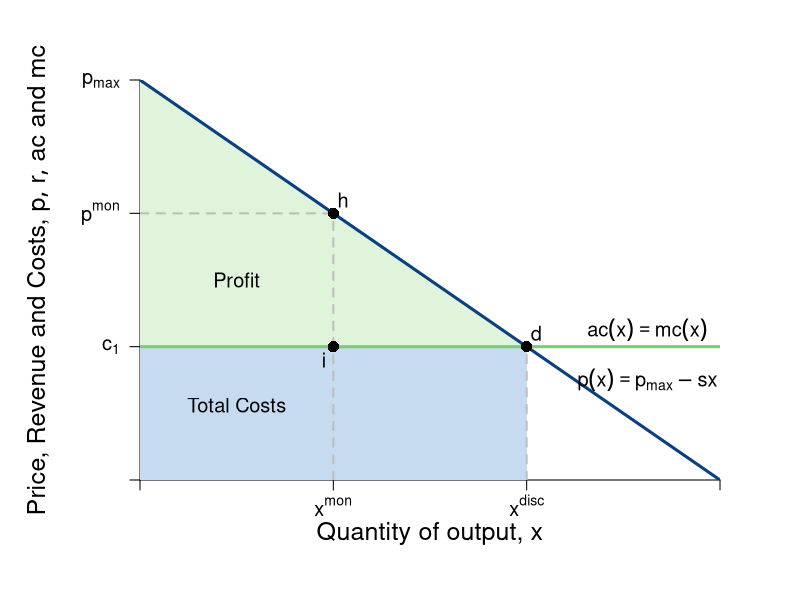

Source code (R):
#Graph Designer: Simon Halliday
#Authors: Bowles, Foley and Halliday
#Title: Coordination, Conflict and Competition: A Text in Microeconomics

require(shape)
pdf(file = "competitionmarkets/monopolist_discriminating.pdf", width = 9, height = 7)

#Set parameters for graphics
axislabelsize <- 1.5
labelsize <- 1.2
graphlinewidth <- 3
segmentlinewidth <- 2

COL <- c("#7fc97f", "#beaed4", "#fdc086", "#ffff99", "#386cb0", "#f0027f", "#bf5b17", "#666666")
COLA <- c("#e0f3db", "#99d8c9","#66c2a4","#41ae76", "#238b45", "#005824")
COLB <- c("#c6dbef", "#4eb3d3", "#2b8cbe", "#0868ac","#084081")

#Edited the margins to cater for the larger LHS labels
par(mar =  c(6, 7, 4, 4))

AvgRevenue <- function(x, rmax = 12, xmax = 12){
  rmax - (rmax/xmax)*x
}

MRevenue <- function(x, rmax = 12, xmax = 12){
  rmax - 2*(rmax/xmax)*x
}

AvgCost <- function(x, c0 = 2, c1 = 4){
  c0/x + c1
}

xlims <- c(0, 12)
ylims <- c(0, 12)

npts <- 501 
x <- seq(xlims[1], xlims[2], length.out = npts)
y <- seq(ylims[1], ylims[2], length.out = npts) 
a <- c(13, 16.75, 19.25)

plot(0, 0, xlim = xlims, ylim = ylims, type = "n",
     xlab = expression(paste("")),
     ylab = expression(paste("")), 
     xaxt = "n", 
     yaxt = "n", 
     cex.lab = axislabelsize, 
     bty = "n",
     xaxs="i", 
     yaxs="i")

# ticksy <- seq(from = ylims[1], to = ylims[2], by = 1)
# ylabels <- seq(from = ylims[1], to = ylims[2], by = 1)
# ticksx <- seq(from = xlims[1], to = xlims[2], by = 1)
# xlabels <- seq(from = xlims[1], to = xlims[2], by = 1)
ticksy <- c(0, 4, AvgRevenue(x = 4), ylims[2])
ylabels <- c(NA, expression(paste(c[1])), expression(paste(p^{mon})), expression(paste(p[max])))
ticksx <- c(0, 4, 8, xlims[2])
xlabels <- c(NA, expression(paste(x^{mon})), expression(paste(x^{disc})), NA)

axis(1, at = ticksx, pos = 0, labels = xlabels, cex.axis = labelsize)
axis(2, at = ticksy, pos = 0, labels = ylabels, las = 1, cex.axis = labelsize)

npts <- 500 
xx1 <- seq(xlims[1], xlims[2], length.out = npts)
xx3 <- seq(2, 6, length.out = npts)

#Draw the polygon for profit
xpoly1 <- c(0, 8, 0, 0)
ypoly1 <- c(4, 4, 12, 4)
polygon(x = xpoly1, y = ypoly1, col=COLA[1], density=NULL, border = NA)

#Draw the polygon for costs
xpoly2 <- c(0, 8, 8, 0, 0)
ypoly2 <- c(0, 0, 4, 4, 0)
polygon(x = xpoly2, y = ypoly2, col=COLB[1], density=NULL, border = NA)

#lines(xx1, bcA(xx1, w = 10, p = 1.5), col = COLB[3], lwd = graphlinewidth)
lines(xx1, AvgRevenue(xx1, rmax = 12, xmax = 12), col = COLB[5], lwd = graphlinewidth)
#lines(xx1, MRevenue(xx1, rmax = 12, xmax = 12), col = COLB[4], lwd = graphlinewidth)
#lines(xx1, AvgCost(xx1, c0 = 2, c1 = 4), col = COLA[5], lwd = graphlinewidth)

#Label the axes
mtext(expression(paste("Quantity of output, ", x)), side=1, line = 2.5, cex = axislabelsize)
text(-2.1, 0.5*ylims[2], expression(paste("Price, Revenue and Costs, ", list(p, r, ac), " and ", mc)), xpd = TRUE, cex = axislabelsize, srt = 90) 

#Label curves
text(10.5, 4.5, expression(paste(ac(x) == mc(x))), cex = labelsize)
text(10.5, 3, expression(paste(p(x) == p[max] - s*x)), cex = labelsize)
#text(6, 3, expression(paste(mr(x) == p[max] - 2*s*x)), cex = labelsize)

#Labels cost and profit areas
text(2, 0.5*AvgCost(x = 4), expression("Total Costs"), cex = labelsize)
text(2, 6, expression("Profit"), cex = labelsize)

#Draw segments for total costs
segments(0, AvgRevenue(x = 4), 4, AvgRevenue(x = 4), lty = 2, col = "gray" , lwd = segmentlinewidth)
segments(4, 0, 4, AvgRevenue(x = 4), lty = 2, col = "gray" , lwd = segmentlinewidth)
segments(0, 4, xlims[2], 4, lty = 1, col = COL[1] , lwd = graphlinewidth)
segments(8, 0, 8, 4, lty = 2, col = "gray" , lwd = segmentlinewidth)

#Label Points for comparison
points(4, MRevenue(x = 4), pch = 16, col = "black", cex = 1.5)
text(3.8, MRevenue(x = 4) - 0.4, expression(i), cex = labelsize)

points(8, AvgRevenue(x = 8), pch = 16, col = "black", cex = 1.5)
text(8.2, AvgRevenue(x = 8) + 0.4, expression(d), cex = labelsize)

points(4, AvgRevenue(x = 4), pch = 16, col = "black", cex = 1.5)
text(4.2, AvgRevenue(x = 4) + 0.4, expression(h), cex = labelsize)


#Arrow to mr = mc
#text(7.5, 9.5, expression(paste("Profit Maximum at")), cex = labelsize)
#text(7.5, 9, expression(paste(mr == mc)), cex = labelsize)
#Arrows(6.1, 9.2, 4.2, 4.3, col = "black", lty = 1, lwd = 2, arr.type = "triangle", arr.lwd = 0.5)



dev.off()
